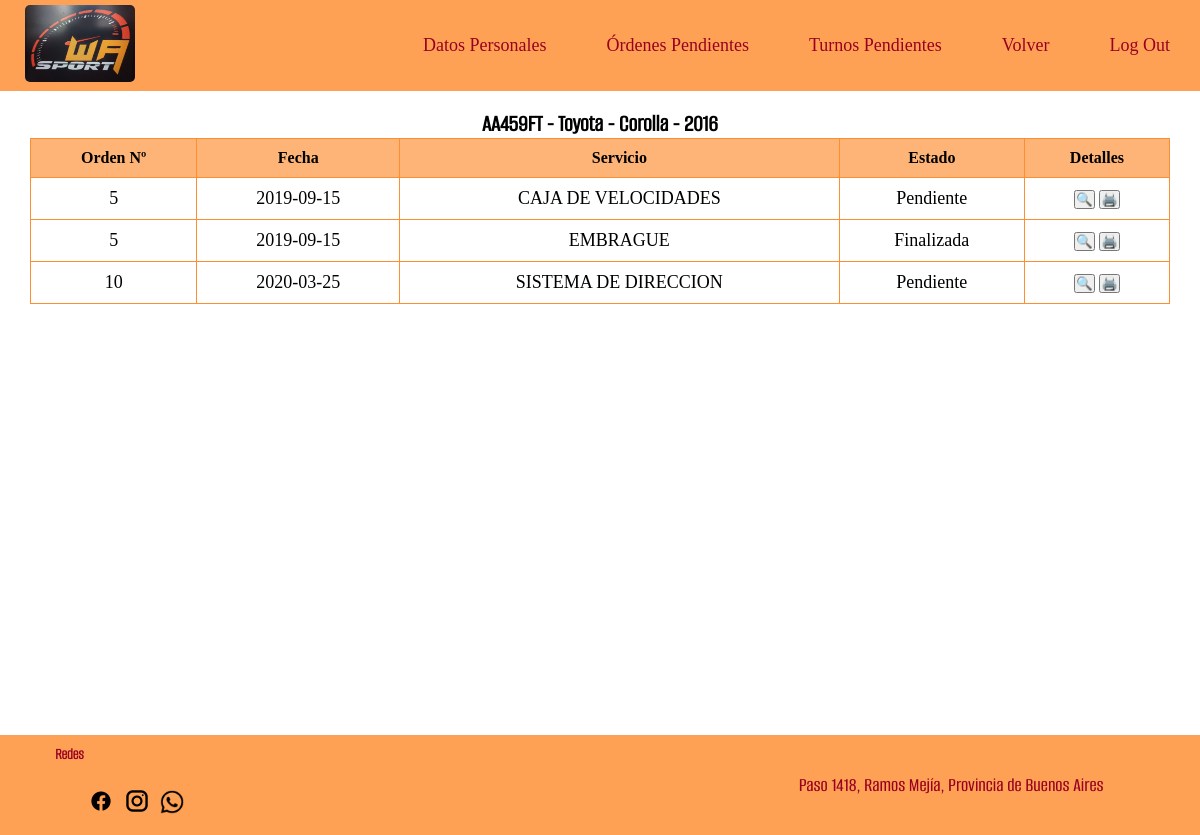
The app's page /historico_vehiculo_mecanico.php?patente=AA459FT (signed in) with its own data.
### tables this page shows
CREATE TABLE `vehiculos` (
  `vehiculo_patente` varchar(10) NOT NULL,
  `cliente_DNI` varchar(10) NOT NULL,
  `vehiculo_marca` varchar(10) NOT NULL,
  `vehiculo_modelo` varchar(10) NOT NULL,
  `vehiculo_anio` varchar(4) DEFAULT NULL,
  `vehiculo_color` varchar(10) DEFAULT NULL,
  `vehiculo_motor` varchar(10) DEFAULT NULL
);

CREATE TABLE `orden_trabajo` (
  `orden_numero` int(11) NOT NULL,
  `servicio_codigo` varchar(5) NOT NULL,
  `complejidad` int(11) NOT NULL,
  `costo_ajustado` decimal(8,2) DEFAULT NULL,
  `orden_kilometros` int(10) UNSIGNED NOT NULL,
  `orden_comentario` varchar(255) NOT NULL,
  `orden_estado` tinyint(1) NOT NULL,
  `mecanico_DNI` varchar(15) DEFAULT NULL,
  `turno_id` int(11) DEFAULT NULL,
  `factura_id` int(11) DEFAULT NULL
);

CREATE TABLE `ordenes` (
  `orden_numero` int(11) NOT NULL,
  `orden_fecha` varchar(255) NOT NULL,
  `vehiculo_patente` varchar(10) NOT NULL,
  `orden_costo` decimal(8,2) DEFAULT NULL
);

CREATE TABLE `servicios` (
  `servicio_codigo` varchar(5) NOT NULL,
  `servicio_nombre` varchar(35) NOT NULL,
  `servicio_descripcion` varchar(100) NOT NULL,
  `servicio_costo` decimal(8,2) NOT NULL
);

### historico_vehiculo_mecanico.php (the view, shortened to what this page needs)
<?php
require_once("conexion_base.php");
$mostrarModalError = false;
$mensajeModal = "";
$datosVehiculo = [];
$ordenesVehiculo = [];
try {
    $patente = strtoupper(trim($_GET['patente'] ?? ''));
    if (empty($patente)) {
        $mostrarModalError = true;
        $mensajeModal = "No se proporcionó una patente.";
    } else {
        $stmt = $conexion->prepare("SELECT * FROM vehiculos WHERE vehiculo_patente = :patente");
        $stmt->execute(['patente' => $patente]);
        if ($stmt->rowCount() === 0) {
            $mostrarModalError = true;
            $mensajeModal = "Vehículo no registrado.";
        } else {
            $datosVehiculo = $stmt->fetch(PDO::FETCH_ASSOC);
            $stmt = $conexion->prepare("SELECT o.orden_numero, o.orden_fecha, s.servicio_nombre, ot.orden_estado, ot.servicio_codigo,
                       ot.orden_kilometros, ot.complejidad, ot.orden_comentario
                FROM ordenes o
                JOIN orden_trabajo ot ON o.orden_numero = ot.orden_numero
                JOIN servicios s ON ot.servicio_codigo = s.servicio_codigo
                WHERE o.vehiculo_patente = :patente
                ORDER BY o.orden_numero
            ");
            $stmt->execute(['patente' => $patente]);
            $ordenesVehiculo = $stmt->fetchAll(PDO::FETCH_ASSOC);
        }
    }
} catch (PDOException $e) {
    $mostrarModalError = true;
    $mensajeModal = "Error en la base de datos: " . $e->getMessage();
}
?>
<!DOCTYPE html>
<html lang="es">
<head>
    <link rel="stylesheet" href="estilopagina.css?v=<?= time() ?>">
</head>
<body>
    <?php include("nav_mecanico.php"); ?>
    <br>
    <?php if ($mostrarModalError): ?>
    <dialog open id="modal_error_historial">
        <p style="text-align:center;"><strong><?= htmlspecialchars($mensajeModal) ?></strong></p>
        <div style="text-align:center;">
            <button onclick="document.getElementById('modal_error_historial').close()">Cerrar</button>
        </div>
    </dialog>
    <?php elseif (!empty($datosVehiculo)): ?>
        <section class="his_vehiculo_mec">
            <h2 >
                <?= htmlspecialchars($datosVehiculo['vehiculo_patente']) ?> -
                <?= htmlspecialchars($datosVehiculo['vehiculo_marca']) ?> -
                <?= htmlspecialchars($datosVehiculo['vehiculo_modelo']) ?> -
                <?= htmlspecialchars($datosVehiculo['vehiculo_anio']) ?>
            </h2>
            <table class="his_vehimec_tab" style="width: 95%;">
                <thead>
                    <tr>
                        <th>Orden Nº</th>
                        <th>Fecha</th>
                        <th>Servicio</th>
                        <th>Estado</th>
                        <th>Detalles</th>
                    </tr>
                </thead>
                <tbody>
                    <?php foreach ($ordenesVehiculo as $orden): ?>
                    <tr>
                        <td><?= htmlspecialchars($orden['orden_numero']) ?></td>
                        <td><?= htmlspecialchars($orden['orden_fecha']) ?></td>
                        <td><?= htmlspecialchars($orden['servicio_nombre']) ?></td>
                        <td><?= $orden['orden_estado'] == 1 ? "Finalizada" : "Pendiente" ?></td>
                        <td style="text-align: center;">
                            <button onclick="document.getElementById('modal_<?= $orden['orden_numero'] ?>').showModal()">🔍</button>
                            <button>
                            <a href="exportar_pdf_orden.php?orden=<?= $orden['orden_numero'] ?>" target="_blank" class="boton_historial">                                🖨️
                            </a></button>
                        </td>
                    </tr>
                    <?php endforeach; ?>
                </tbody>
            </table>
        </section>
    <?php endif; ?>
    <br>
    <?php include("piedepagina.php"); ?>
</body>
</html>

### estilopagina.css (style rules this page uses)
* { margin: 0; padding: 0; box-sizing: border-box; }
html, body { width: 100%; height: 100%; }
.his_vehiculo_mec { min-height: 76vh; }
.his_vehiculo_mec h2 { font-family: 'AlumniSans_Regular'; text-align: center; }
.his_vehimec_tab { width: 80%; margin: 0 auto; border-collapse: collapse; }
.his_vehimec_tab th, .his_vehimec_tab td { border: 1px solid #FF8E31; padding: 10px; font-family: 'Big_Shoulders_Regular'; font-size: 18px; text-align: center; }
.his_vehimec_tab th { background-color: #ff8e31a8; font-weight: bold; font-size: 16px; }
.boton_historial { text-decoration: none; }
.boton_historial { text-decoration: none; border: none; }

### records on screen
vehiculos: vehiculo_patente "AA459FT", vehiculo_marca "Toyota", vehiculo_modelo "Corolla", vehiculo_anio "2016"
orden_trabajo: orden_numero.orden_numero "5", orden_numero.orden_fecha "2019-09-15", servicio_codigo.servicio_nombre "CAJA DE VELOCIDADES", orden_estado "Pendiente"
orden_trabajo: orden_numero.orden_numero "5", orden_numero.orden_fecha "2019-09-15", servicio_codigo.servicio_nombre "EMBRAGUE", orden_estado "Finalizada"
orden_trabajo: orden_numero.orden_numero "10", orden_numero.orden_fecha "2020-03-25", servicio_codigo.servicio_nombre "SISTEMA DE DIRECCION", orden_estado "Pendiente"
